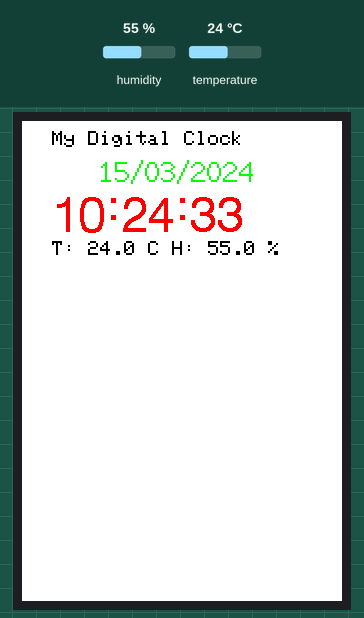
The sketch below on a simulated ESP32. On the bench: 320×480 colour display. Inputs (shaded band) come from the test bench; at power-on: humidity 55 %, temperature 24 °C. WiFi joins after 1.5 s; servers stay silent unless stated; the local clock reads 2024-03-15 10:24:30 at power-on unless the sketch sets it.

Above: at 3.9 s.
4.0 s: humidity set to 22 %
At 8.7 s:
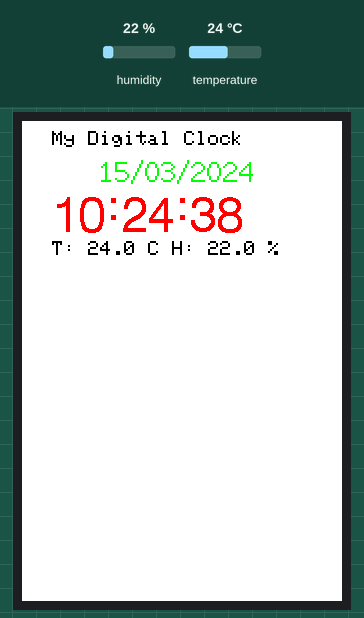
8.8 s: temperature set to 12 °C
At 10.0 s:
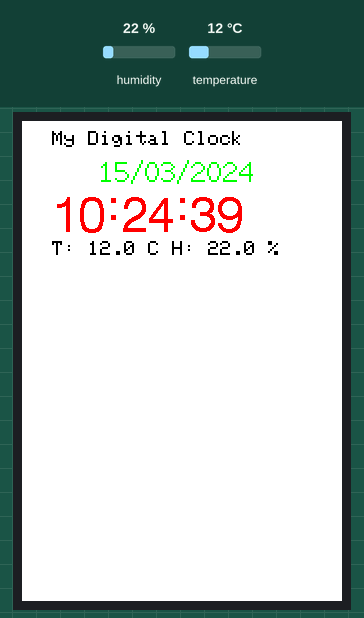
12.8 s: humidity set to 40 %
At 17.7 s:
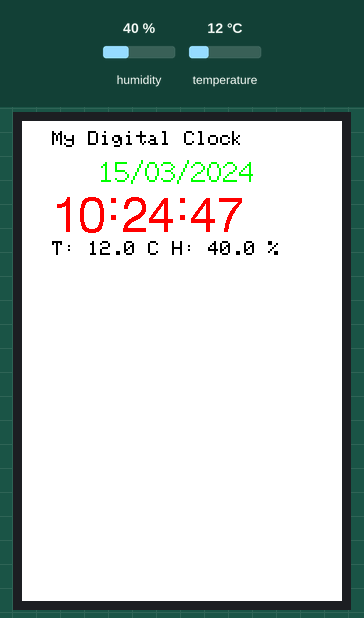
17.8 s: temperature set to 19 °C
At 19.1 s:
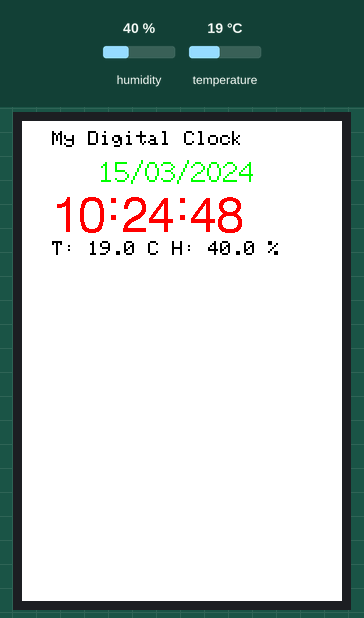
Timing chart, 0 to 20.8 s (numbered marks = the images above; inputs shaded):
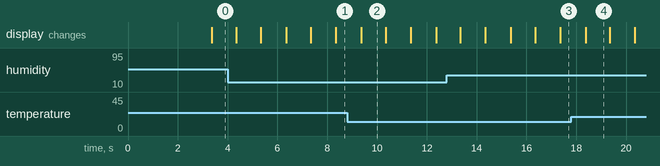

The sketch:

TFT_Clock_Digital_Esp32_v3_Temp.ino
```cpp
#include <TFT_eSPI.h> // Biblioteca específica para o display TFT
#include <SPI.h>
#include <DHT.h>      // Biblioteca para o sensor DHT
#include <WiFi.h>     // Biblioteca para conectar à rede Wi-Fi
#include <time.h>     // Biblioteca para gerenciar o tempo

#define TFT_GREY 0x5AEB
#define DHTPIN 27       // Defina o pino ao qual o DHT11 está conectado
#define DHTTYPE DHT11   // Defina o tipo de sensor DHT

TFT_eSPI tft = TFT_eSPI();       // Invoca a biblioteca do display TFT
DHT dht(DHTPIN, DHTTYPE);        // Inicializa o sensor DHT11

uint32_t targetTime = 0;                    // para o próximo timeout de 1 segundo

const char* ssid     = "Rede Casa";          // Insira o SSID da sua rede Wi-Fi
const char* password = "gerlianexavier23";         // Insira a senha da sua rede Wi-Fi

// Defina o servidor NTP e o fuso horário
const char* ntpServer = "pool.ntp.org";
const long  gmtOffset_sec = -10800;         // Offset para o horário de Brasília (-3h em segundos)
const int   daylightOffset_sec = 0;         // Sem horário de verão no Brasil atualmente

void setup(void) {
  tft.init();
  dht.begin();  // Inicializa o sensor DHT11
  tft.setRotation(2);
  tft.fillScreen(TFT_WHITE);

  // Exibe o texto personalizado no topo da tela
  tft.setTextSize(2);
  tft.setTextColor(TFT_BLACK, TFT_WHITE);
  tft.drawString("My Digital Clock", 30, 10); // Personalize sua mensagem
  tft.setTextColor(TFT_RED, TFT_WHITE);
  tft.setTextSize(1);

  // Conecta à rede Wi-Fi
  WiFi.begin(ssid, password);
  while (WiFi.status() != WL_CONNECTED) {
    delay(1000);
  }

  // Inicializa e sincroniza o NTP
  configTime(gmtOffset_sec, daylightOffset_sec, ntpServer);
  targetTime = millis() + 1000;
}

void loop() {
  if (targetTime < millis()) {
    // Configura a próxima atualização para 1 segundo depois
    targetTime = millis() + 1000;

    // Obtém o tempo atual
    struct tm timeinfo;
    if (!getLocalTime(&timeinfo)) {
      return;
    }

    // Ajusta os valores do tempo
    uint8_t hh = timeinfo.tm_hour;
    uint8_t mm = timeinfo.tm_min;
    uint8_t ss = timeinfo.tm_sec;

    // Atualiza a hora digital
    int xpos = 30;
    int ypos = 75; // Canto superior esquerdo do texto do relógio, cerca de metade da tela
    int ysecs = ypos + 24;

    // Desenha as horas e minutos
    if (hh < 10) xpos += tft.drawChar('0', xpos, ypos, 6); // Adiciona o zero à esquerda para horas no relógio de 24h
    xpos += tft.drawNumber(hh, xpos, ypos, 6);             // Desenha as horas
    xpos += tft.drawChar(':', xpos, ypos - 8, 6);
    if (mm < 10) xpos += tft.drawChar('0', xpos, ypos, 6); // Adiciona o zero à esquerda nos minutos
    xpos += tft.drawNumber(mm, xpos, ypos, 6);             // Desenha os minutos
    xpos += tft.drawChar(':', xpos, ypos - 8, 6);

    // Desenha os segundos
    if (ss < 10) xpos += tft.drawChar('0', xpos, ypos, 6); // Adiciona zero à esquerda
    tft.drawNumber(ss, xpos, ypos, 6);                     // Desenha os segundos

    // Exibe a data abaixo do relógio
    char dateStr[12];
    snprintf(dateStr, sizeof(dateStr), "%02d/%02d/%04d", timeinfo.tm_mday, timeinfo.tm_mon + 1, timeinfo.tm_year + 1900);
    tft.setTextSize(2);
    tft.setTextColor(TFT_GREEN, TFT_WHITE); // Cor do texto da data
    tft.drawCentreString(dateStr, 155, 35, 2); // Desenha a data no centro da tela abaixo do horário

    // Lê a temperatura e umidade do sensor DHT11
    float temperature = dht.readTemperature();
    float humidity = dht.readHumidity();

    // Exibe a temperatura e umidade no display
    char tempHumStr[30];
    snprintf(tempHumStr, sizeof(tempHumStr), "T: %.1f C H: %.1f %%", temperature, humidity);
    tft.setTextColor(TFT_BLACK, TFT_WHITE);
    tft.drawString(tempHumStr, 30, 120); // Personalize sua mensagem
    tft.setTextColor(TFT_RED, TFT_WHITE);
    tft.setTextSize(1);
  }
}
```

Measured:
- what the display in image 2 shows lasts 0.9 s, from 9.4 s to 10.3 s
